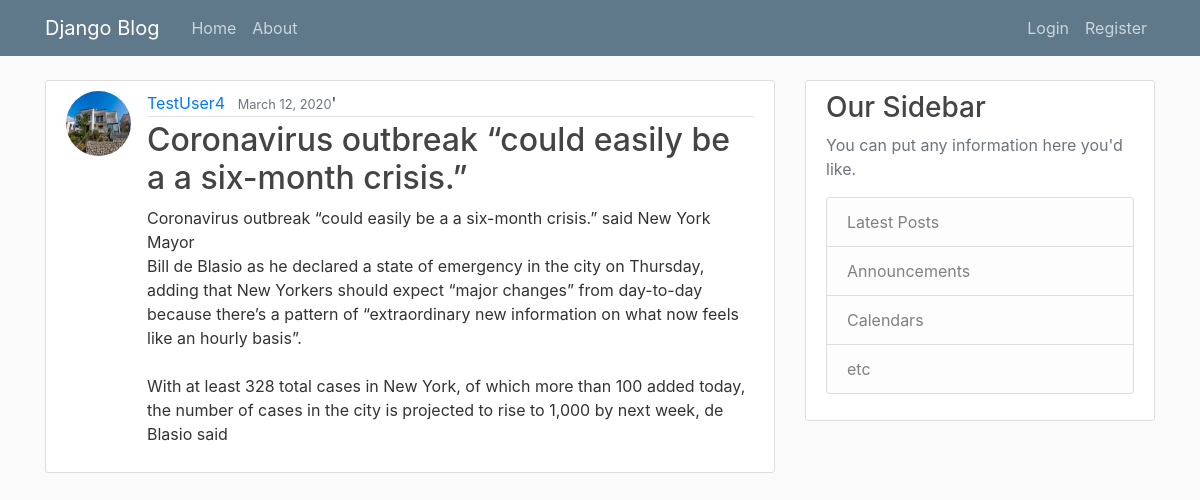
Page /post/20/ on the committed database.
### blog/models.py (models this page shows, shortened)
class Post(models.Model):
    title = models.CharField(max_length=100)
    content = models.TextField()
    date_posted = models.DateTimeField(default=timezone.now)
    author = models.ForeignKey(User, on_delete=models.CASCADE)

### users/models.py (models this page shows, shortened)
class Profile(models.Model):
    user = models.OneToOneField(User, on_delete=models.CASCADE)
    image = models.ImageField(default='profile_pics/default.png', upload_to='profile_pics')

### blog/views.py (the view)
# urls.py: path('post/<int:pk>/', PostDetailView.as_view(), name='post-detail'),
class PostDetailView(DetailView):
    model = Post

### blog/templates/blog/post_detail.html (shortened to what this page needs)
{% extends "blog/base.html" %}
{% block content %}
	<article class="media content-section">
		<img class="rounded-circle article-img" src="{{ object.author.profile.image.url }}">
	  <div class="media-body">
	    <div class="article-metadata">
	      <a class="mr-2" href="{% url 'user-posts' object.author.username %}">{{ object.author }}</a>
	      <small class="text-muted">{{ object.date_posted|date:"F d, Y" }}</small>'
	    </div>
	    <h2 class="article-title">{{ object.title }}</h2>
	    <p class="article-content">{{ object.content }}</p>
	  </div>
	</article>
{% endblock content %}

### blog/static/blog/main.css (style rules this page uses)
body { background: #fafafa; color: #333333; margin-top: 5rem; }
h1, h2, h3, h4, h5, h6 { color: #444444; }
.content-section { background: #ffffff; padding: 10px 20px; border: 1px solid #dddddd; border-radius: 3px; margin-bottom: 20px; }
.article-title { color: #444444; }
.article-content { white-space: pre-line; }
.article-img { height: 65px; width: 65px; margin-right: 16px; }
.article-metadata { padding-bottom: 1px; margin-bottom: 4px; border-bottom: 1px solid #e3e3e3 }

### rows in the picture
Post: author.profile.image (picture), author "TestUser4", date_posted "March 12, 2020", title "Coronavirus outbreak “could easily be a a six-month crisis.”", content "Coronavirus outbreak “could easily be a a six-month crisis.” said New York Mayor Bill de Blasio as he declared a state of emergency in the city on Thursday, adding that New Yorkers should expect “major changes” from day-to-day because there’s a pattern of “extraordinary new information on what now feels like an hourly basis”. With at least 328 total cases in New York, of which more than 100 added today, the number of cases in the city is projected to rise to 1,000 by next week, de Blasio said"
